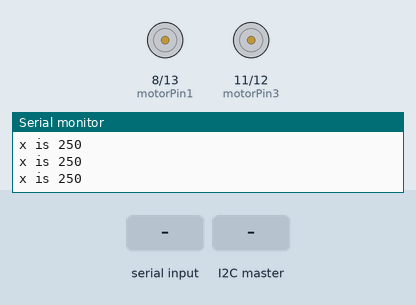
Recording of a sketch running on a simulated Arduino Uno, built with avr-gcc and run on an emulated ATmega328P. On the bench: motor-driver pin pairs drawn as motors (green arrow = first pin HIGH = forward, orange = second pin HIGH = backward, longer = more drive, scaled by the enable pin), the last lines printed to the serial monitor. The test bench sets the inputs (shaded band).

Above: at 1.2 s.
1.3 s: "1" received over the second serial link
At 2.5 s:
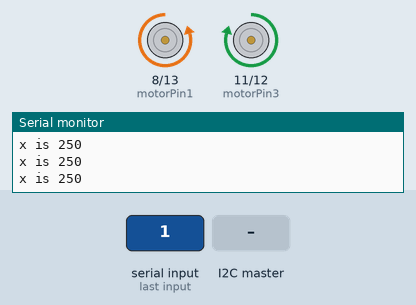
2.8 s: the I2C master sends the byte 0
At 3.5 s:
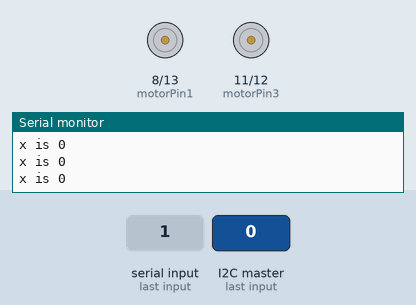
4.3 s: "2" received over the second serial link
5.8 s: "3" received over the second serial link
7.3 s: "4" received over the second serial link
Timing chart, 0 to 9.8 s (numbered marks = the images above; inputs shaded):
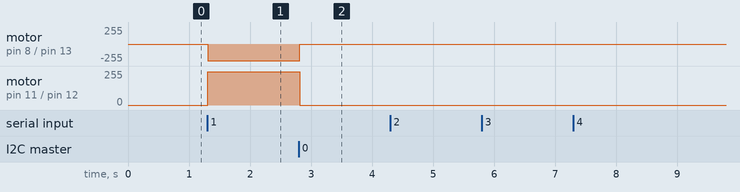

Measured:
- after the input at 1.3 s, motor on pin 8 (motorPin1) / pin 13 (motorPin2): stopped → backward 250/255 at once; motor on pin 11 (motorPin3) / pin 12 (motorPin4): stopped → forward 250/255 at once
- after the input at 2.8 s, motor on pin 8 (motorPin1) / pin 13 (motorPin2): backward 250/255 → stopped at once; motor on pin 11 (motorPin3) / pin 12 (motorPin4): forward 250/255 → stopped at once

The sketch:

BLUETOOTHABC.ino
```cpp
#include <SoftwareSerial.h>
#include <Wire.h>
SoftwareSerial bluetooth(5,6);
int motorPin1 = 8; // pin 2 on L293D IC
int motorPin2 = 13; // pin 7 on L293D IC
int motorPin3 = 11; // pin 2 on L293D IC
int motorPin4 = 12; // pin 7 on L293D IC
int enA=9;
int enB=10;
int pwm=250;
char state;
int flag,x=250;
void setup() {
  pinMode(motorPin1, OUTPUT);
  pinMode(motorPin2, OUTPUT);
  pinMode(motorPin3, OUTPUT);
  pinMode(motorPin4, OUTPUT);
  pinMode(enA, OUTPUT);
  pinMode(enB, OUTPUT);
  Serial.begin(9600);
  bluetooth.begin(9600);
   Wire.begin(9);
  Wire.onReceive(receiveEvent);
}
void loop() {
 if(x==0){
  pwm=0;
  Serial.print("x is ");
  Serial.println(x);}
  if(x==160){
  pwm=160;
  Serial.print("x is ");
  Serial.println(x);}
  if(x==250){
  pwm=250;
  Serial.print("x is ");
  Serial.println(x);}
 blmotor();
}

void blmotor(){
   if (bluetooth.available()) {
    state=bluetooth.read();
    Serial.println(state);
    flag = 0;
  }

  // if the state is '0' the DC motor will turn off
  if (state == '0') {
    digitalWrite(motorPin1, LOW); // set pin 2 on L293D low
    digitalWrite(motorPin2, LOW); // set pin 7 on L293D low
    digitalWrite(motorPin3, LOW); // set pin 10 on L293D low
    digitalWrite(motorPin4, LOW); // set pin 15 on L293D low

    if (flag == 0) {
      Serial.println("Motor: off");
      flag = 1;
    }
  }
  // if the state is '1' the motor will turn right
  else if (state == '1') {
    digitalWrite(motorPin1, LOW); // set pin 2 on L293D low
    digitalWrite(motorPin2, HIGH); // set pin 7 on L293D high
    digitalWrite(motorPin3, HIGH); // set pin 10 on L293D low
    digitalWrite(motorPin4, LOW); // set pin 15 on L293D low
    analogWrite(enA,pwm);
    analogWrite(enB,pwm);
    if (flag == 0) {
      Serial.println("Motor: right");
      flag = 1;
    }
  }
  // if the state is '2' the motor will turn left
  else if (state == '2') {
    digitalWrite(motorPin1, HIGH); // set pin 2 on L293D high
    digitalWrite(motorPin2, LOW); // set pin 7 on L293D low
    digitalWrite(motorPin3, LOW); // set pin 10 on L293D low
    digitalWrite(motorPin4, HIGH); // set pin 15 on L293D low
    analogWrite(enA,pwm);
    analogWrite(enB,pwm);
    if (flag == 0) {
      Serial.println("Motor: left");
      flag = 1;
    }
  }
  // if the state is '3' the motor will turn forward
  else if (state == '3') {
    digitalWrite(motorPin1, HIGH); // set pin 2 on L293D low
    digitalWrite(motorPin2, LOW); // set pin 7 on L293D high
    digitalWrite(motorPin3, HIGH); // set pin 10 on L293D low
    digitalWrite(motorPin4, LOW); // set pin 15 on L293D low
    analogWrite(enA,pwm);
    analogWrite(enB,pwm);
    if (flag == 0) {
      Serial.println("Motor: forward");
      flag = 1;
    }
  }
  // if the state is '4' the motor will turn backward
  else if (state == '4') {
    digitalWrite(motorPin1, LOW); // set pin 2 on L293D high
    digitalWrite(motorPin2, HIGH); // set pin 7 on L293D low
    digitalWrite(motorPin3, LOW); // set pin 2 on L293D low
    digitalWrite(motorPin4, HIGH); // set pin 7 on L293D low
    analogWrite(enA,pwm);
    analogWrite(enB,pwm);
    if (flag == 0) {
      Serial.println("Motor: backward");
      flag = 1;
    }
  }
}
void receiveEvent(int bytes) {
  x = Wire.read();
}
```
